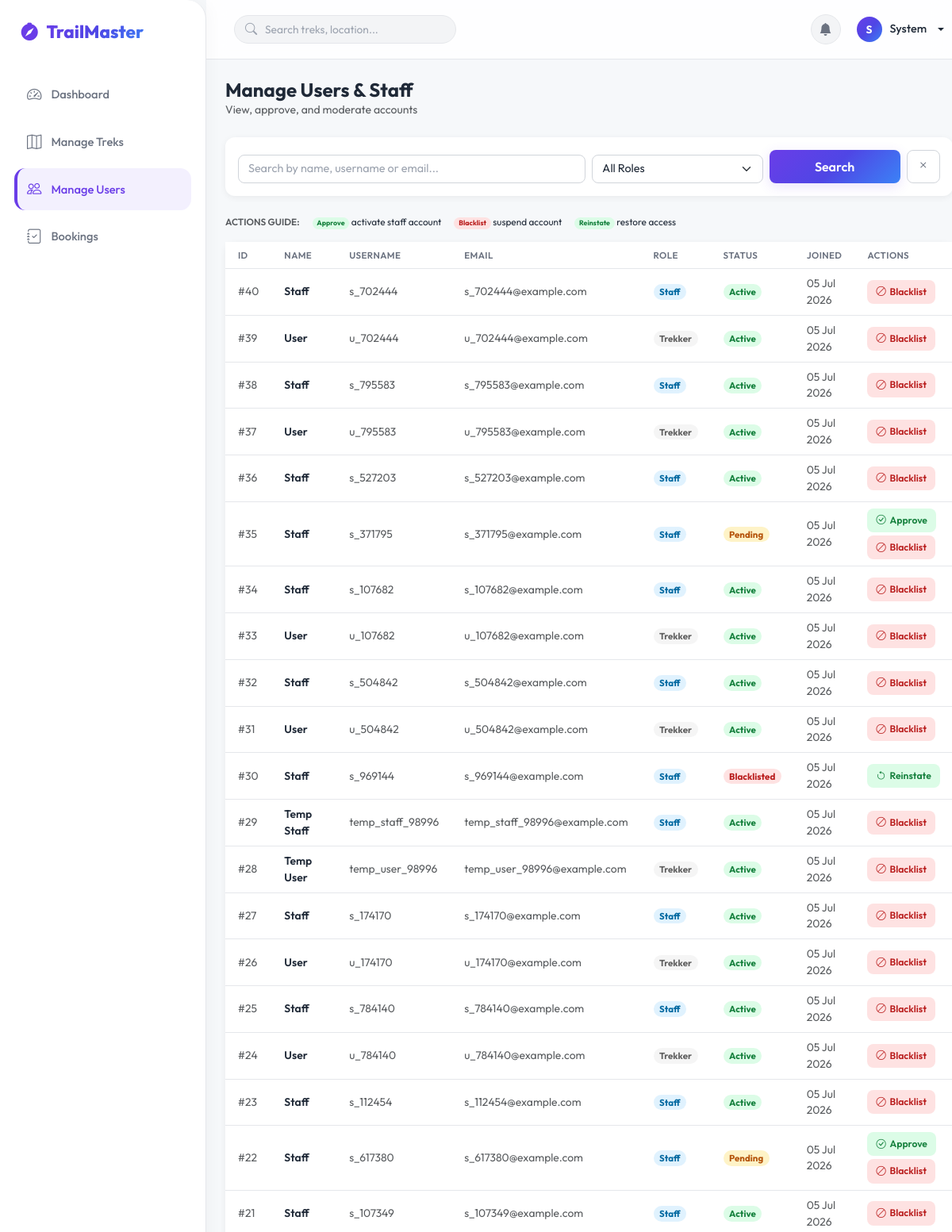
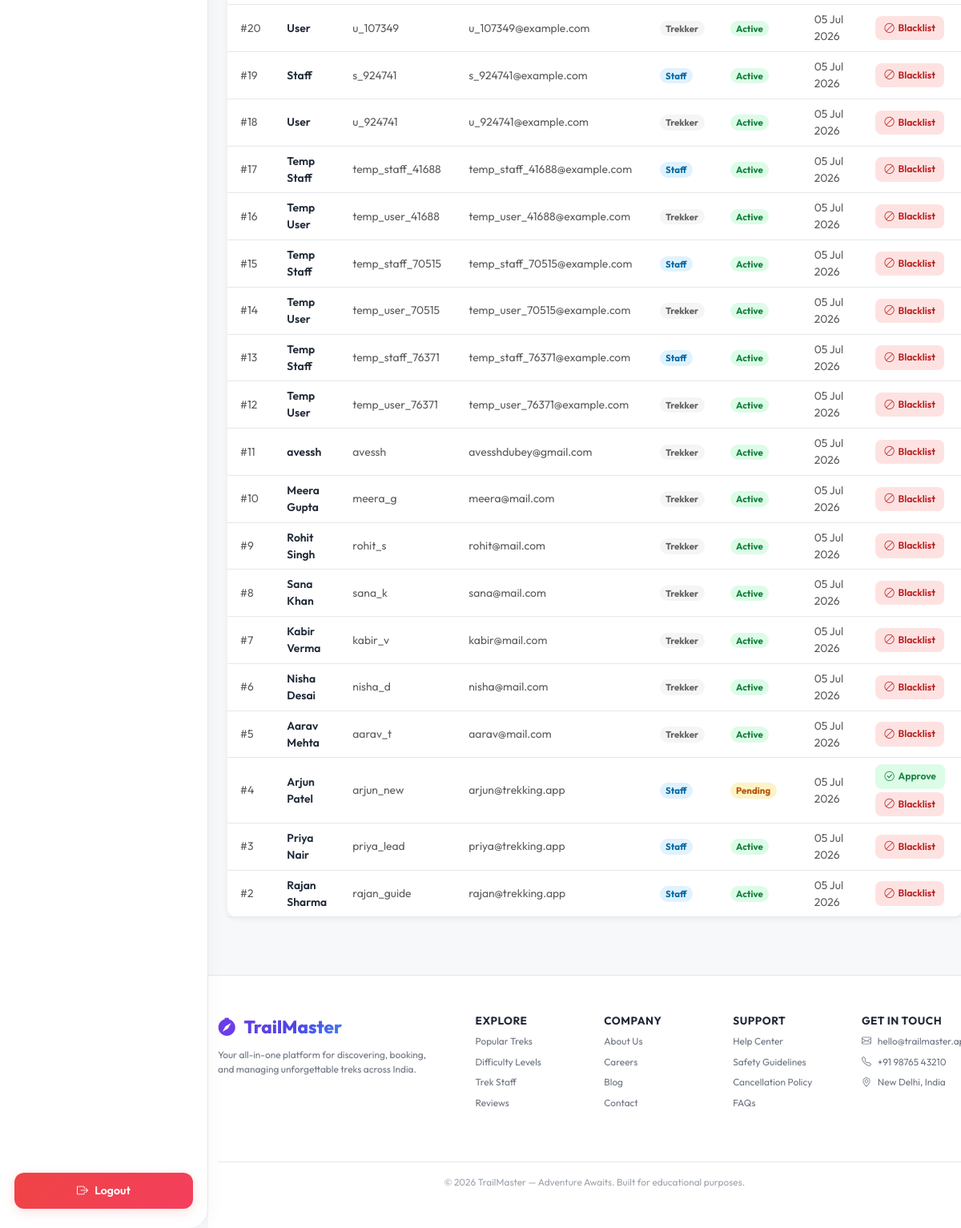
Page /admin/users (signed in) on the committed database (2 pictures, top to bottom).
### models__1.py (models this page shows, shortened)
class User(db.Model, UserMixin):
    __tablename__ = "users"
    id = db.Column(db.Integer, primary_key=True)
    username = db.Column(db.String(80), unique=True, nullable=False, index=True)
    email = db.Column(db.String(120), unique=True, nullable=False, index=True)
    password_hash= db.Column(db.String(256), nullable=False)
    full_name = db.Column(db.String(120), nullable=False)
    phone = db.Column(db.String(20), nullable=True)
    address = db.Column(db.String(255), nullable=True)
    profile_pic  = db.Column(db.String(255), nullable=True, default="default.png")
    role = db.Column(db.String(20), nullable=False, default=Role.USER)
    status = db.Column(db.String(20), nullable=False, default=AccountStatus.ACTIVE)
    experience_years = db.Column(db.Integer, nullable=True)
    certifications = db.Column(db.String(255), nullable=True)
    bio = db.Column(db.Text, nullable=True)
    created_at = db.Column(db.DateTime, default=lambda: datetime.now(timezone.utc), nullable=False)
    updated_at = db.Column(db.DateTime, default=lambda: datetime.now(timezone.utc), onupdate=lambda: datetime.now(timezone.utc), nullable=False)
    bookings = db.relationship("Booking", back_populates="user", lazy="dynamic", cascade="all, delete-orphan")
    assigned_treks= db.relationship("Trek", back_populates="assigned_staff", foreign_keys="Trek.staff_id", lazy="dynamic")
    notifications = db.relationship("Notification", back_populates="user", lazy="dynamic", cascade="all, delete-orphan")
    reviews = db.relationship("Review", back_populates="user", lazy="dynamic", cascade="all, delete-orphan")
    @property
    def is_active(self) -> bool:
        return self.status not in (AccountStatus.BLACKLISTED, AccountStatus.INACTIVE)

### blueprints/admin/routes.py (the view, shortened to what this page needs)
@admin_bp.route("/users")
@login_required
@admin_required
def users():
    q = request.args.get("q", "").strip()
    role = request.args.get("role", "")
    query = User.query.filter(User.role != Role.ADMIN)
    if role:
        query = query.filter_by(role=role)
    all_users = query.order_by(User.created_at.desc()).all()
    return render_template("admin/users.html", users=all_users, q=q, role=role)

### app.py (called while the page is built)
@login_manager.user_loader
def load_user(user_id: str):
    return User.query.get(int(user_id))

### blueprints/admin/routes.py (called while the page is built)
def admin_required(f):
    @wraps(f) # keep the original fun value and metdata intact
    def decorated(*args, **kwargs):
        if not current_user.is_authenticated or current_user.role != Role.ADMIN:
            flash("Admin access required.", "danger")
            return redirect(url_for("auth.login"))
        return f(*args, **kwargs)
    return decorated

### templates/admin/users.html (shortened to what this page needs)
{% extends "base.html" %}
{% block content %}
<div class="container-fluid px-4 py-4">
  <div class="mb-4">
    <h4 class="fw-bold mb-0">Manage Users & Staff</h4>
    <p class="text-muted small mb-0">View, approve, and moderate accounts</p>
  </div>
  <form method="GET" class="card border-0 p-3 mb-4"
        style="border-radius:12px;box-shadow:0 2px 8px rgba(0,0,0,.06);">
    <div class="row g-2 align-items-end">
      <div class="col-md-6">
        <input type="text" class="form-control" name="q"
               placeholder="Search by name, username or email..." value="{{ q }}"
               style="border-radius:8px;"/>
      </div>
      <div class="col-md-3">
        <select class="form-select" name="role" style="border-radius:8px;">
          <option value="">All Roles</option>
        </select>
      </div>
      <div class="col-md-3 d-flex gap-2">
        <button class="btn btn-success flex-fill fw-semibold" type="submit" style="border-radius:8px;">
          Search
        </button>
        <a href="{{ url_for('admin.users') }}" class="btn btn-outline-secondary" style="border-radius:8px;">
          <i class="bi bi-x"></i>
        </a>
      </div>
    </div>
  </form>
  <div class="d-flex align-items-center gap-3 mb-3 flex-wrap" style="font-size:.74rem;">
    <span class="text-muted fw-semibold">ACTIONS GUIDE:</span>
    <span><span class="badge rounded-pill" style="background:#dcfce7;color:#15803d;">Approve</span> activate staff account</span>
    <span><span class="badge rounded-pill" style="background:#fee2e2;color:#b91c1c;">Blacklist</span> suspend account</span>
    <span><span class="badge rounded-pill" style="background:#dcfce7;color:#15803d;">Reinstate</span> restore access</span>
  </div>
  <div class="card border-0" style="border-radius:12px;box-shadow:0 2px 8px rgba(0,0,0,.06);">
    <div class="card-body p-0">
      <div class="table-responsive">
        <table class="table align-middle mb-0" style="font-size:.87rem;">
          <thead>
            <tr style="background:#fafafa;">
              <th class="px-3 py-2 border-0 text-muted fw-semibold" style="font-size:.72rem;letter-spacing:.4px;">ID</th>
              <th class="py-2 border-0 text-muted fw-semibold" style="font-size:.72rem;letter-spacing:.4px;">NAME</th>
              <th class="py-2 border-0 text-muted fw-semibold" style="font-size:.72rem;letter-spacing:.4px;">USERNAME</th>
              <th class="py-2 border-0 text-muted fw-semibold" style="font-size:.72rem;letter-spacing:.4px;">EMAIL</th>
              <th class="py-2 border-0 text-muted fw-semibold" style="font-size:.72rem;letter-spacing:.4px;">ROLE</th>
              <th class="py-2 border-0 text-muted fw-semibold" style="font-size:.72rem;letter-spacing:.4px;">STATUS</th>
              <th class="py-2 border-0 text-muted fw-semibold" style="font-size:.72rem;letter-spacing:.4px;">JOINED</th>
              <th class="py-2 border-0 text-muted fw-semibold" style="font-size:.72rem;letter-spacing:.4px;">ACTIONS</th>
            </tr>
          </thead>
          <tbody>
            {% for u in users %}
            <tr style="border-top:1px solid #f0f0f0;">
              <td class="px-3 py-2 text-muted">#{{ u.id }}</td>
              <td class="py-2 fw-semibold">{{ u.full_name }}</td>
              <td class="py-2 text-muted">{{ u.username }}</td>
              <td class="py-2 text-muted">{{ u.email }}</td>
              <td class="py-2">
                {% if u.role == 'staff' %}
                  <span class="badge rounded-pill" style="background:#e0f2fe;color:#0369a1;font-size:.72rem;">Staff</span>
                {% else %}
                  <span class="badge rounded-pill" style="background:#f5f5f5;color:#616161;font-size:.72rem;">Trekker</span>
                {% endif %}
              </td>
              <td class="py-2">
                {% if u.status == 'Active' %}
                  <span class="badge rounded-pill" style="background:#dcfce7;color:#15803d;font-size:.72rem;">Active</span>
                {% elif u.status == 'Pending' %}
                  <span class="badge rounded-pill" style="background:#fef3c7;color:#b45309;font-size:.72rem;">Pending</span>
                {% elif u.status == 'Blacklisted' %}
                  <span class="badge rounded-pill" style="background:#fee2e2;color:#b91c1c;font-size:.72rem;">Blacklisted</span>
                {% else %}
                  <span class="badge rounded-pill" style="background:#f5f5f5;color:#616161;font-size:.72rem;">{{ u.status }}</span>
                {% endif %}
              </td>
              <td class="py-2 text-muted">{{ u.created_at | dateformat }}</td>
              <td class="py-2">
                <div class="d-flex gap-1 flex-wrap">
                  {% if u.role == 'staff' and u.status == 'Pending' %}
                    <form method="POST" action="{{ url_for('admin.do_approve_staff', user_id=u.id) }}">
                      <button class="action-btn action-approve" title="Approve this staff account">
                        <i class="bi bi-check-circle"></i>Approve
                      </button>
                    </form>
                  {% endif %}
                  {% if u.status != 'Blacklisted' %}
                    <button class="action-btn action-blacklist"
                            data-bs-toggle="modal" data-bs-target="#blacklistModal{{ u.id }}"
                            title="Suspend this account">
                      <i class="bi bi-ban"></i>Blacklist
                    </button>
                  {% else %}
                    <form method="POST" action="{{ url_for('admin.do_unblacklist', user_id=u.id) }}">
                      <button class="action-btn action-reinstate" title="Restore access">
                        <i class="bi bi-arrow-counterclockwise"></i>Reinstate
                      </button>
                    </form>
                  {% endif %}
                </div>
              </td>
            </tr>
            {% else %}
            <tr><td colspan="8" class="text-center text-muted py-5">No users found</td></tr>
            {% endfor %}
          </tbody>
        </table>
      </div>
    </div>
  </div>
</div>
{% endblock %}

### templates/base.html (shortened to what this page needs)
<!doctype html>
<html lang="en">
  <head>
    <link
      href="https://cdn.jsdelivr.net/npm/bootstrap@5.3.2/dist/css/bootstrap.min.css"
      rel="stylesheet"
    />
    <link
      href="https://cdn.jsdelivr.net/npm/bootstrap-icons@1.11.3/font/bootstrap-icons.min.css"
      rel="stylesheet"
    />
  </head>
  <body>
    <div class="app-layout">
      <aside class="sidebar">
        <div>
          <a class="sidebar-brand" href="/">
            <i class="bi bi-compass-fill" style="color: var(--tm-purple);"></i>
            <span>TrailMaster</span>
          </a>
          <ul class="sidebar-menu">
            {% if current_user.is_authenticated %}
              {% if current_user.role == Role.ADMIN %}
                <li>
                  <a class="sidebar-link {% if request.endpoint == 'admin.dashboard' %}active{% endif %}"
                     href="{{ url_for('admin.dashboard') }}">
                    <i class="bi bi-speedometer2"></i>Dashboard
                  </a>
                </li>
                <li>
                  <a class="sidebar-link {% if request.endpoint == 'admin.treks' or request.endpoint == 'admin.create_trek' or request.endpoint == 'admin.edit_trek' %}active{% endif %}"
                     href="{{ url_for('admin.treks') }}">
                    <i class="bi bi-map"></i>Manage Treks
                  </a>
                </li>
                <li>
                  <a class="sidebar-link {% if request.endpoint == 'admin.users' %}active{% endif %}"
                     href="{{ url_for('admin.users') }}">
                    <i class="bi bi-people"></i>Manage Users
                  </a>
                </li>
                <li>
                  <a class="sidebar-link {% if request.endpoint == 'admin.bookings' %}active{% endif %}"
                     href="{{ url_for('admin.bookings') }}">
                    <i class="bi bi-journal-check"></i>Bookings
                  </a>
                </li>
              {% endif %}
            {% endif %}
          </ul>
        </div>
        {% if current_user.is_authenticated %}
          <a class="sidebar-logout" href="{{ url_for('auth.logout') }}">
            <i class="bi bi-box-arrow-right"></i>Logout
          </a>
        {% endif %}
      </aside>
      <div class="main-pane">
        <header class="top-header">
          <div class="search-wrapper">
            <i class="bi bi-search"></i>
            <form method="GET" action="{% if current_user.is_authenticated and current_user.role == Role.ADMIN %}{{ url_for('admin.treks') }}{% else %}{{ url_for('user.browse_treks') }}{% endif %}">
              <input type="text" class="top-search" name="q" placeholder="Search treks, location..." />
            </form>
          </div>
          <div class="header-actions">
            {% if current_user.is_authenticated %}
              <a class="circle-btn"
                 href="{{ url_for('user.notifications') if current_user.role == Role.USER else url_for('admin.notifications') if current_user.role == Role.ADMIN else url_for('staff.notifications') }}">
                <i class="bi bi-bell-fill"></i>
              </a>
              <div class="dropdown">
                <a class="user-dropdown-toggle dropdown-toggle" href="#" data-bs-toggle="dropdown">
                  <div class="avatar-circle">
                    {{ current_user.full_name[0]|upper }}
                  </div>
                  <span class="d-none d-sm-inline">{{ current_user.full_name.split()[0] }}</span>
                </a>
              </div>
            {% else %}
              <a href="{{ url_for('auth.login') }}" class="btn btn-outline-secondary btn-sm px-3 border-0">Sign In</a>
              <a href="{{ url_for('auth.register') }}" class="btn btn-success btn-sm px-3">Register</a>
            {% endif %}
          </div>
        </header>
        <main class="flex-grow-1">
          {% block content %}{% endblock %}
        </main>
        <footer class="site-footer py-5 mt-5">
          <div class="container">
            <div class="row gy-4">
              <div class="col-lg-4 col-md-12">
                <a class="sidebar-brand p-0 mb-2" href="/">
                  <i class="bi bi-compass-fill" style="color: var(--tm-purple);"></i>
                  <span>TrailMaster</span>
                </a>
                <p class="mb-3 mt-1 small" style="max-width: 280px">
                  Your all-in-one platform for discovering, booking, and managing unforgettable treks across India.
                </p>
              </div>
              <div class="col-lg-2 col-6">
                <h6>Explore</h6>
                <ul class="list-unstyled d-flex flex-column gap-2 small">
                  <li><a href="#">Popular Treks</a></li>
                  <li><a href="#">Difficulty Levels</a></li>
                  <li><a href="#">Trek Staff</a></li>
                  <li><a href="#">Reviews</a></li>
                </ul>
              </div>
              <div class="col-lg-2 col-6">
                <h6>Company</h6>
                <ul class="list-unstyled d-flex flex-column gap-2 small">
                  <li><a href="#">About Us</a></li>
                  <li><a href="#">Careers</a></li>
                  <li><a href="#">Blog</a></li>
                  <li><a href="#">Contact</a></li>
                </ul>
              </div>
              <div class="col-lg-2 col-6">
                <h6>Support</h6>
                <ul class="list-unstyled d-flex flex-column gap-2 small">
                  <li><a href="#">Help Center</a></li>
                  <li><a href="#">Safety Guidelines</a></li>
                  <li><a href="#">Cancellation Policy</a></li>
                  <li><a href="#">FAQs</a></li>
                </ul>
              </div>
              <div class="col-lg-2 col-6">
                <h6>Get In Touch</h6>
                <ul class="list-unstyled d-flex flex-column gap-2 small">
                  <li><i class="bi bi-envelope me-2"></i>hello@trailmaster.app</li>
                  <li><i class="bi bi-telephone me-2"></i>+91 98765 43210</li>
                  <li><i class="bi bi-geo-alt me-2"></i>New Delhi, India</li>
                </ul>
              </div>
            </div>
            <div class="footer-bottom text-center mt-5 pt-3 small">
              &copy; {{ now.year }} TrailMaster — Adventure Awaits. Built for educational purposes.
            </div>
          </div>
        </footer>
      </div>
    </div>
  </body>
</html>

### templates/admin/users.html (style rules this page uses)
.action-btn { border: none; border-radius: 8px; padding: 6px 11px; font-size: .76rem; font-weight: 600; display: inline-flex; align-items: center; gap: 5px; transition: transform .12s, box-shadow .12s; white-space: nowrap; }
.action-approve { background: #dcfce7; color: #15803d; }
.action-blacklist { background: #fee2e2; color: #b91c1c; }
.action-reinstate { background: #dcfce7; color: #15803d; }

### rows in the picture
User: full_name "S", full_name "System"
User: id "40", full_name "Staff", username "s_702444", email "s_702444@example.com", role "Staff", status "Active", created_at "05 Jul 2026"
User: id "39", full_name "User", username "u_702444", email "u_702444@example.com", role "Trekker", status "Active", created_at "05 Jul 2026"
User: id "38", full_name "Staff", username "s_795583", email "s_795583@example.com", role "Staff", status "Active", created_at "05 Jul 2026"
User: id "37", full_name "User", username "u_795583", email "u_795583@example.com", role "Trekker", status "Active", created_at "05 Jul 2026"
User: id "36", full_name "Staff", username "s_527203", email "s_527203@example.com", role "Staff", status "Active", created_at "05 Jul 2026"
User: id "35", full_name "Staff", username "s_371795", email "s_371795@example.com", role "Staff", status "Pending", created_at "05 Jul 2026"
User: id "34", full_name "Staff", username "s_107682", email "s_107682@example.com", role "Staff", status "Active", created_at "05 Jul 2026"
User: id "33", full_name "User", username "u_107682", email "u_107682@example.com", role "Trekker", status "Active", created_at "05 Jul 2026"
User: id "32", full_name "Staff", username "s_504842", email "s_504842@example.com", role "Staff", status "Active", created_at "05 Jul 2026"
User: id "31", full_name "User", username "u_504842", email "u_504842@example.com", role "Trekker", status "Active", created_at "05 Jul 2026"
User: id "30", full_name "Staff", username "s_969144", email "s_969144@example.com", role "Staff", status "Blacklisted", created_at "05 Jul 2026"
User: id "29", full_name "Temp Staff", username "temp_staff_98996", email "temp_staff_98996@example.com", role "Staff", status "Active", created_at "05 Jul 2026"
User: id "28", full_name "Temp User", username "temp_user_98996", email "temp_user_98996@example.com", role "Trekker", status "Active", created_at "05 Jul 2026"
User: id "27", full_name "Staff", username "s_174170", email "s_174170@example.com", role "Staff", status "Active", created_at "05 Jul 2026"
User: id "26", full_name "User", username "u_174170", email "u_174170@example.com", role "Trekker", status "Active", created_at "05 Jul 2026"
User: id "25", full_name "Staff", username "s_784140", email "s_784140@example.com", role "Staff", status "Active", created_at "05 Jul 2026"
User: id "24", full_name "User", username "u_784140", email "u_784140@example.com", role "Trekker", status "Active", created_at "05 Jul 2026"
User: id "23", full_name "Staff", username "s_112454", email "s_112454@example.com", role "Staff", status "Active", created_at "05 Jul 2026"
User: id "22", full_name "Staff", username "s_617380", email "s_617380@example.com", role "Staff", status "Pending", created_at "05 Jul 2026"
User: id "21", full_name "Staff", username "s_107349", email "s_107349@example.com", role "Staff", status "Active", created_at "05 Jul 2026"
User: id "20", full_name "User", username "u_107349", email "u_107349@example.com", role "Trekker", status "Active", created_at "05 Jul 2026"
User: id "19", full_name "Staff", username "s_924741", email "s_924741@example.com", role "Staff", status "Active", created_at "05 Jul 2026"
User: id "18", full_name "User", username "u_924741", email "u_924741@example.com", role "Trekker", status "Active", created_at "05 Jul 2026"
User: id "17", full_name "Temp Staff", username "temp_staff_41688", email "temp_staff_41688@example.com", role "Staff", status "Active", created_at "05 Jul 2026"
User: id "16", full_name "Temp User", username "temp_user_41688", email "temp_user_41688@example.com", role "Trekker", status "Active", created_at "05 Jul 2026"
User: id "15", full_name "Temp Staff", username "temp_staff_70515", email "temp_staff_70515@example.com", role "Staff", status "Active", created_at "05 Jul 2026"
User: id "14", full_name "Temp User", username "temp_user_70515", email "temp_user_70515@example.com", role "Trekker", status "Active", created_at "05 Jul 2026"
User: id "13", full_name "Temp Staff", username "temp_staff_76371", email "temp_staff_76371@example.com", role "Staff", status "Active", created_at "05 Jul 2026"
User: id "12", full_name "Temp User", username "temp_user_76371", email "temp_user_76371@example.com", role "Trekker", status "Active", created_at "05 Jul 2026"
User: id "11", full_name "avessh", username "avessh", email "avesshdubey@gmail.com", role "Trekker", status "Active", created_at "05 Jul 2026"
User: id "10", full_name "Meera Gupta", username "meera_g", email "meera@mail.com", role "Trekker", status "Active", created_at "05 Jul 2026"
User: id "9", full_name "Rohit Singh", username "rohit_s", email "rohit@mail.com", role "Trekker", status "Active", created_at "05 Jul 2026"
User: id "8", full_name "Sana Khan", username "sana_k", email "sana@mail.com", role "Trekker", status "Active", created_at "05 Jul 2026"
User: id "7", full_name "Kabir Verma", username "kabir_v", email "kabir@mail.com", role "Trekker", status "Active", created_at "05 Jul 2026"
User: id "6", full_name "Nisha Desai", username "nisha_d", email "nisha@mail.com", role "Trekker", status "Active", created_at "05 Jul 2026"
User: id "5", full_name "Aarav Mehta", username "aarav_t", email "aarav@mail.com", role "Trekker", status "Active", created_at "05 Jul 2026"
User: id "4", full_name "Arjun Patel", username "arjun_new", email "arjun@trekking.app", role "Staff", status "Pending", created_at "05 Jul 2026"
User: id "3", full_name "Priya Nair", username "priya_lead", email "priya@trekking.app", role "Staff", status "Active", created_at "05 Jul 2026"
User: id "2", full_name "Rajan Sharma", username "rajan_guide", email "rajan@trekking.app", role "Staff", status "Active", created_at "05 Jul 2026"

### other values in the picture
{{ now.year }} "2026"
